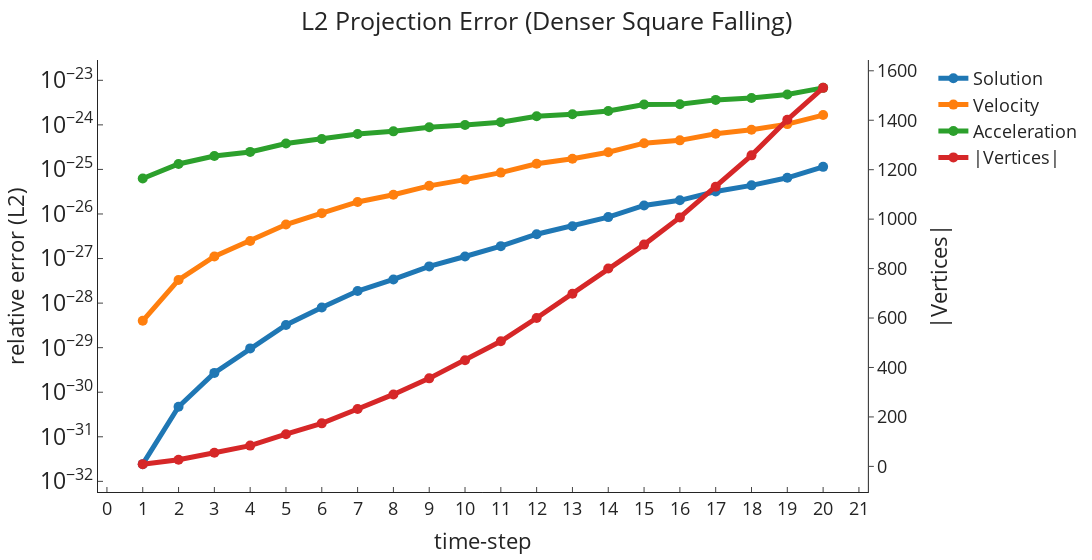

Source (notebook cell):
### Code cell
csv = """
L2_Projection_Error, 2.4324896433015877e-32, 4.004907121688445e-29, 6.249881998431004e-26, 9
L2_Projection_Error, 4.72765326575964e-31, 3.3139861088405187e-28, 1.3215937227616218e-25, 27
L2_Projection_Error, 2.7143173645982115e-30, 1.1108712278910161e-27, 1.9945569915441383e-25, 55
L2_Projection_Error, 9.62401803620221e-30, 2.4674237147955152e-27, 2.4720325463308187e-25, 84
L2_Projection_Error, 3.2222378220227365e-29, 5.804856354835562e-27, 3.800640189935079e-25, 130
L2_Projection_Error, 7.973743261853457e-29, 1.0451492056190986e-26, 4.792223444172643e-25, 174
L2_Projection_Error, 1.8657876143533668e-28, 1.8611976767536593e-26, 6.239304265114918e-25, 232
L2_Projection_Error, 3.3944600397575253e-28, 2.6989541343711927e-26, 7.151097384638495e-25, 291
L2_Projection_Error, 6.662614384115484e-28, 4.27973859335157e-26, 8.84771822168703e-25, 356
L2_Projection_Error, 1.1100293689839724e-27, 5.902940635726612e-26, 9.884077473432157e-25, 429
L2_Projection_Error, 1.896553184471109e-27, 8.475509587900537e-26, 1.1502262324088759e-24, 506
L2_Projection_Error, 3.5140750500959416e-27, 1.3391255607606392e-25, 1.55543482959052e-24, 600
L2_Projection_Error, 5.309355587355772e-27, 1.7335770047679638e-25, 1.7231682021451646e-24, 698
L2_Projection_Error, 8.503077559521012e-27, 2.424281910049131e-25, 2.042547571300063e-24, 800
L2_Projection_Error, 1.5505966099170188e-26, 3.8816640147429743e-25, 2.873501173177907e-24, 897
L2_Projection_Error, 2.025867594311375e-26, 4.491997119961645e-25, 2.900684507731702e-24, 1007
L2_Projection_Error, 3.1957635703102886e-26, 6.3201356033028675e-25, 3.633142221961493e-24, 1131
L2_Projection_Error, 4.385308690599329e-26, 7.799321887558527e-25, 4.004248904065397e-24, 1258
L2_Projection_Error, 6.492609940154003e-26, 1.0387558969949448e-24, 4.786893889949313e-24, 1402
L2_Projection_Error, 1.1408066846430774e-25, 1.6572349975590354e-24, 6.768563528890076e-24, 1531
"""

plot_L2_projection_error("Denser Square Falling", csv)
